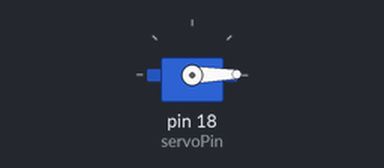
Recording of a sketch running on a simulated Arduino Uno, built with avr-gcc and run on an emulated ATmega328P. On the bench: servo. Wiring (inferred from the names in the program): servo: signal pin 18. Servo pulses on a pin are drawn as a servo (544–2400 µs = 0–180°).

Above: at 0.05 s.
Timing chart, 0 to 3.0 s (numbered marks = the images above):
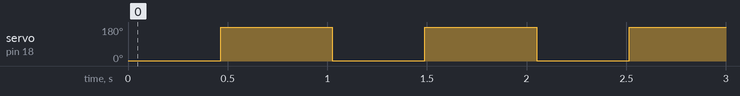

The sketch:

pruebaServomotorHBG2026.ino
```cpp
int servoPin = 18;

void setup() {
  Serial.begin(115200);
  pinMode(servoPin, OUTPUT);
}

void loop() {

  int i = 0;

  while (i < 100) {
    digitalWrite(servoPin, HIGH);
    delayMicroseconds(1000);
    digitalWrite(servoPin, LOW);
    delayMicroseconds(20000);
    i++;
  }

  i = 0;

  while (i < 100) {
    digitalWrite(servoPin, HIGH);
    delayMicroseconds(2000);
    digitalWrite(servoPin, LOW);
    delayMicroseconds(20000);
    i++;
  }

}
```

Measured:
- by itself, servo on pin 18 (servoPin): alternates 180° for 0.56 s and 1° for 0.46 s
